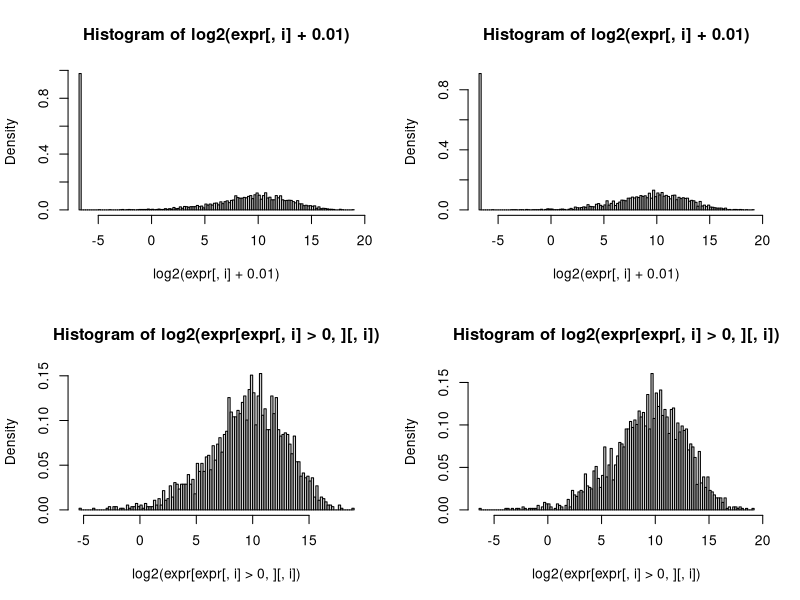
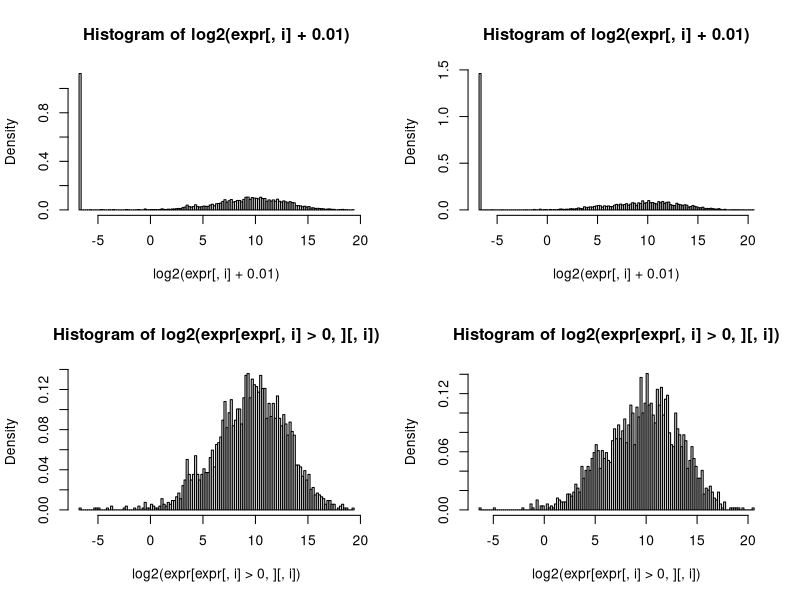
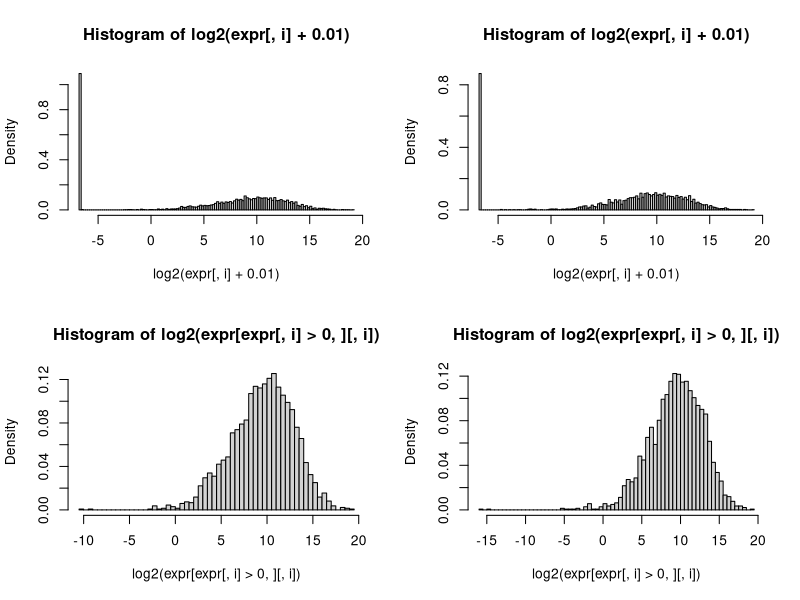
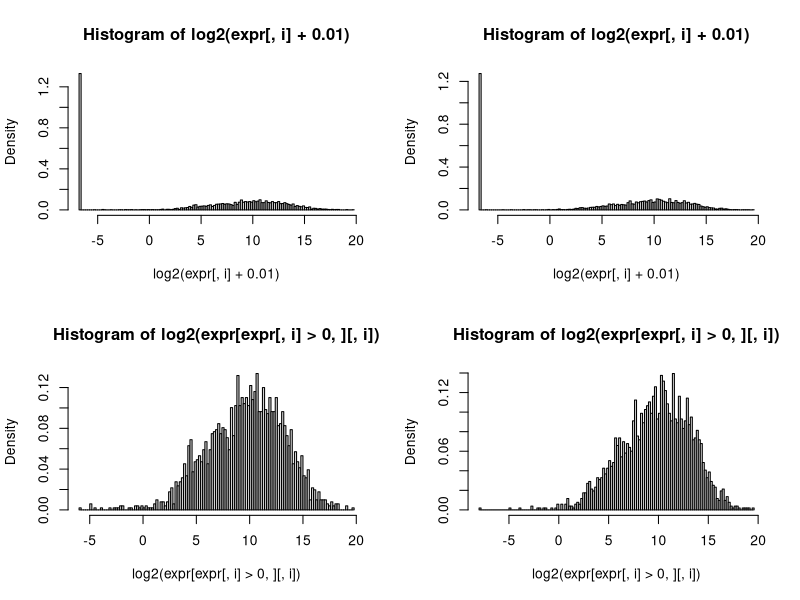
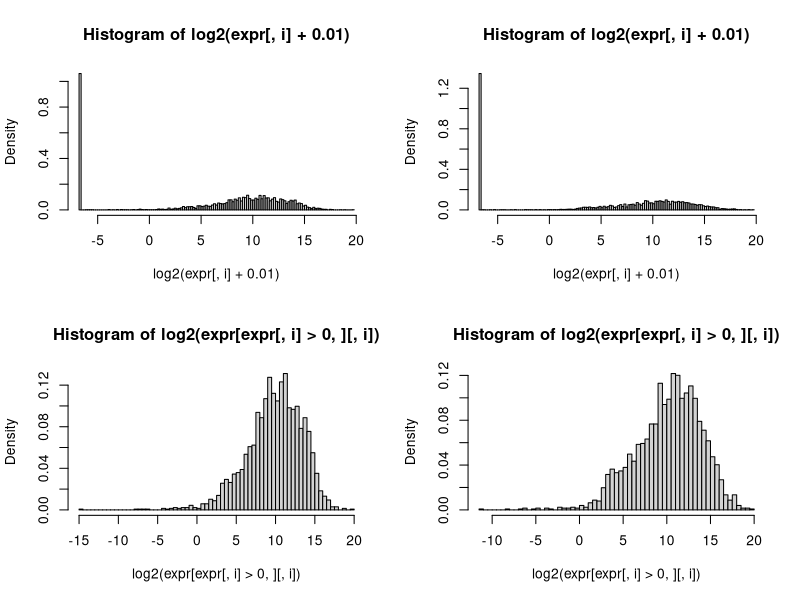
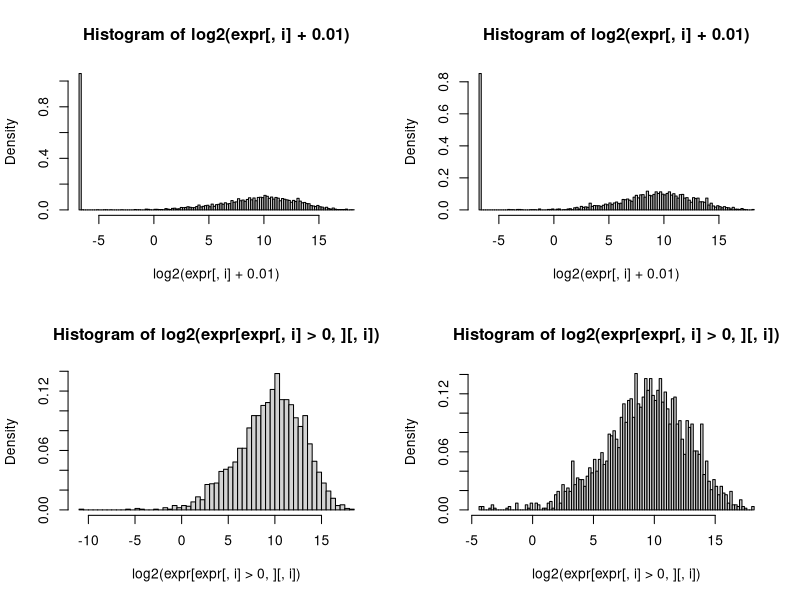
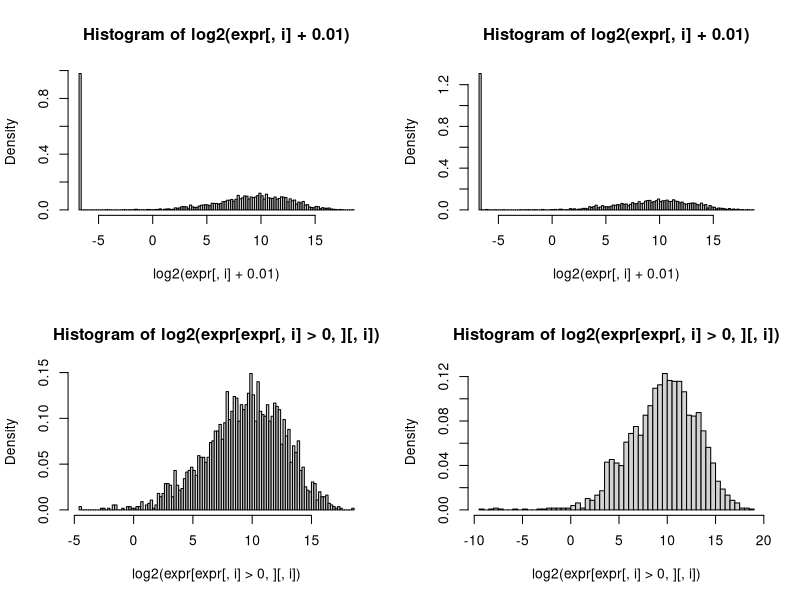
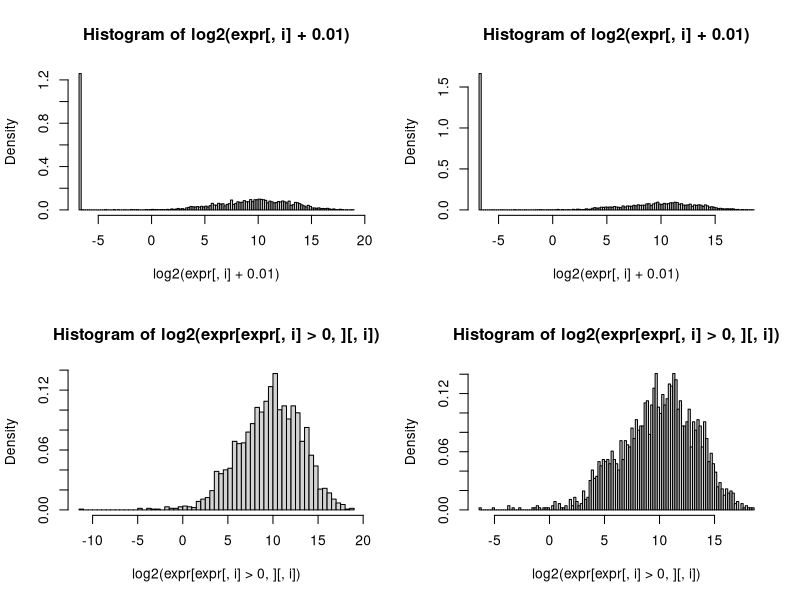

Write R code to recreate these figures, in order.
## ---- chunk 1
library(lattice)
library(ggfortify)
library(gridExtra)
library(VennDiagram)
## ---- chunk 2
cutoff_perc <- function(x, perc = 25){
  sort_x <- sort(x)
  v <- sort_x[round(length(x)*perc*0.01 )]
  return (as.numeric(v))
}


cal_metric <- function(x, cutoff){
#Input: a list of expression value with 4 or 8 control and 8 adenocarcinoma  
#Output: modified fold change of cancer versus control  
#metric= ((Trimmed Fold change)*CancerProportion)/(ControlProportion+0.01)

    
  if (length(x) == 12){
    n_control = 4
    n_cancer = 8
  }else{
    n_control = 8
    n_cancer = 8
  }
  
  if (mean(as.numeric(x[(n_control+1):(n_control + n_cancer)])) != 0 & mean(as.numeric(x[1:n_control])) != 0 ){
    fc <- mean(as.numeric(x[(n_control+1):(n_control + n_cancer)])) /mean(as.numeric(x[1:n_control]))
  }else{
    fc <- mean(as.numeric(x[(n_control+1):(n_control + n_cancer)])+0.01) /mean(as.numeric(x[1:n_control])+0.01)
  }
  
  ControlProp<- as.numeric(table(as.numeric(x[1:n_control])> cutoff[1:n_control])['TRUE'])/n_control
  
  CancerProp <- as.numeric(table(as.numeric(x[(n_control+1):(n_control + n_cancer)])> cutoff[(n_control+1):(n_control + n_cancer)])['TRUE'])/n_cancer
  
  if (is.na(ControlProp)){
    metric <- fc*CancerProp/0.0001
  }
  else{
    metric <- fc*CancerProp/ControlProp
  }
  
  #return(list(log2(lfc),metric,ControlProp,CancerProp ))
  return(metric)
}


cal_logfc <- function(x){
#Input: a list of expression value with 4 or 8 control and 8 adenocarcinoma  
#Output: log 2 fold change of adenocarcinoma versus control  
#logFC = log 2 (mean(cancer)/mean(control)), if mean(cancer) ==0 or mean(control) ==0, add 0.01 for both
  if (length(x) == 12){
    n_control = 4
    n_cancer = 8
  }
  else{
    n_control = 8
    n_cancer = 8
  }
  
  if (mean(as.numeric(x[(n_control+1):(n_control + n_cancer)])) != 0 & mean(as.numeric(x[1:n_control])) != 0 ){
    lfc <- log2(mean(as.numeric(x[(n_control+1):(n_control + n_cancer)])) /mean(as.numeric(x[1:n_control])))
  }
  else {
    lfc <- log2(mean(as.numeric(x[(n_control+1):(n_control + n_cancer)])+0.01) /mean(as.numeric(x[1:n_control])+0.01))
  }
  return(lfc)
}

## ---- chunk 3
table_ouput<- function(val_contrast,mydata,cof){
    if (dim(val_contrast)[1] == 12){
    n_control = 4
    n_cancer = 8
  }
  else{
    n_control = 8
    n_cancer = 8
  }
  # filtering protein expressed in <2 samples
  keep <- colSums(val_contrast>0) >= 2
  colnames(val_contrast) <- mydata$Accession
  val_contrast <-val_contrast[,keep]
  dim(val_contrast)
  
  
  
  lfcs <- apply(val_contrast,2, cal_logfc )
  metrics <- apply(val_contrast,2, cal_metric, cutoff=cof )

  group<- factor(c(rep("DH",n_control),rep("ADK",n_cancer)))
  
  #Log transformation: log2(value + 0.01)
  logVal<-log2(val_contrast +0.01)
  colnames(logVal) <- colnames(val_contrast)

  Pvalue_anova<-c()
  Pvalue_ks <- c()
  for(i in 1:(ncol(logVal))){
    y <- aov(as.numeric(logVal[,i]) ~ group)
    Pvalue_anova[i]<-summary(y)[[1]][,5][1]
    ks <- kruskal.test(as.numeric(logVal[,i]) ~ group)
    Pvalue_ks[i] <- ks$p.value
  }

  data.exp <- t(val_contrast)
  acc <- mydata$Accession[keep]
  desc <- mydata$Description[keep]


  foo <- data.frame(do.call('rbind', strsplit(as.character(desc),'GN=|PE=')))

  Gene <- foo$X2


  data.exp <- cbind(data.exp, lfcs, metrics, Pvalue_anova, Pvalue_ks, Gene , desc)
  return(as.data.frame(data.exp))
  
}
## ---- chunk 4
setwd("/Users/panzhang/Desktop/GGD_work/CRC/CRC_paper/proteomics_adenomas3")
mydata <- read.delim("CRC_proteomics_adenomas3.txt")
dim(mydata)
## ---- chunk 5
group_all <- factor(c(rep("DH",4),rep("DI",4),rep("ADK_T1",4 ),rep("ADK_T2",4 )))
expr <- mydata[apply(mydata[,12:27], 1, var, na.rm = T) != 0, ]
rownames(expr) <- expr$Accession
expr <- expr[,12:27]
dim(expr)
nortest <- c()
nortest_log <- c()

nortest_r0 <- c()
nortest_log_r0 <- c()

#Log transformation: log2(value + 0.01)
expressed <- c()
par(mfcol=c(2,2))
for (i in 1:16){
  nortest_log<- append(nortest_log,   shapiro.test(log2(expr[,i]+0.01))$p.value)
  nortest<- append(nortest, shapiro.test(expr[,i])$p.value)
  hist(log2(expr[,i]+0.01), breaks = 100, freq=FALSE)
  
  #remove 0s
  nortest_log_r0<- append(nortest_log_r0,   shapiro.test(log2(expr[expr[,i]>0,][,i]))$p.value)
  nortest_r0<- append(nortest_r0, shapiro.test(expr[expr[,i]>0,][,i])$p.value)
  
  hist(log2(expr[expr[,i]>0,][,i]), breaks = 100, freq=FALSE)
  #lines(density(log2(expr[,i]+0.01)),col="blue")
  expressed <- append(expressed, as.numeric(table(expr[,i] >0)["TRUE"])/length(expr[,i]))
  
}
colnames(expr)
nortest_log
nortest

nortest_log_r0
nortest_r0
expressed
par(mfcol=c(1,1))

barplot(expressed, col = "light blue", names.arg = colnames(expr))
## ---- chunk 6
expr.pca <- t(expr)
dim(expr.pca)

#PCA is based on original abundance after removing protein doesn't express across all samples
expr.pca <- expr.pca[, apply(expr.pca, 2, var, na.rm = T) != 0]
dim(expr.pca)
expr.pca <- prcomp(expr.pca, center = T, scale. = T)

expr_plot<-as.data.frame(t(expr))
expr_plot["group_all"] <- group_all
dim(expr_plot)
par(mfcol=c(2,2))
plot1 <- autoplot(expr.pca, data = expr_plot,colour = "group_all")
plot2 <- autoplot(expr.pca, data = expr_plot,colour = "group_all", label.size = 3, label = TRUE, )
#grid.arrange(plot1, plot2, nrow=2, ncol=1, heights=c(2,2))
plot1
plot2
## ---- chunk 7
DI<- as.data.frame(t(cbind(mydata[,16:19], mydata[,20:27])))
cof_DI <- apply(DI, 1, cutoff_perc)
cof_DI
ADK_VS_DI <- table_ouput(DI, mydata, cof_DI)

colnames(ADK_VS_DI)[13:18] <-c("log2FC (ADK vs DI)", "Metric", "Pvalue anova", "Pvalue Kruskal", "Genes","Description" )
dim(ADK_VS_DI)

#write.table(ADK_VS_DI, "CRC_proteomics_adenomas3_ADK_VS_DI.txt", quote = F, sep = "\t")
## ---- chunk 8
DH <- as.data.frame(t(cbind(mydata[,12:15], mydata[,20:27])))
cof_DH <- apply(DH, 1, cutoff_perc)
cof_DH
ADK_VS_DH <- table_ouput(DH, mydata,cof_DH)

colnames(ADK_VS_DH)[13:18] <-c("log2FC (ADK vs DH)", "Metric", "Pvalue anova","Pvalue Kruskal", "Genes","Description" )
dim(ADK_VS_DH)

#write.table(ADK_VS_DH, "CRC_proteomics_adenomas3_ADK_VS_DH.txt", quote = F, sep = "\t")
## ---- chunk 9
DHDI<- as.data.frame(t(cbind(mydata[,12:19], mydata[,20:27])))
cof_DHDI <- apply(DHDI, 1, cutoff_perc)
cof_DHDI
ADK_VS_DHDI <- table_ouput(DHDI, mydata,cof_DHDI)
colnames(ADK_VS_DHDI)[17:22] <-c("log2FC (ADK vs DH&DI )", "Metric", "Pvalue anova","Pvalue Kruskal", "Genes", "Description" )
dim(ADK_VS_DHDI)

#write.table(ADK_VS_DHDI, "CRC_proteomics_adenomas3_ADK_VS_DH&DI.txt", quote = F, sep = "\t")

## ---- chunk 10
#gene_DHDI <- ADK_VS_DHDI[which(ADK_VS_DHDI$`Pvalue anova`<0.05), ]$Genes
#gene_DH <- ADK_VS_DH[which(ADK_VS_DH$`Pvalue anova`<0.05), ]$Genes
#gene_DI <- ADK_VS_DH[which(ADK_VS_DI$`Pvalue anova`<0.05), ]$Genes

gene_DHDI <- ADK_VS_DHDI[which(ADK_VS_DHDI$`Pvalue anova`<0.05 & as.numeric(ADK_VS_DHDI$Metric) >1), ]$Genes
gene_DH <- ADK_VS_DH[which(ADK_VS_DH$`Pvalue anova`<0.05 & as.numeric(ADK_VS_DH$Metric) >1), ]$Genes
gene_DI <- ADK_VS_DI[which(ADK_VS_DI$`Pvalue anova`<0.05 & as.numeric(ADK_VS_DI$Metric) >1), ]$Genes

diag <- venn.diagram(x = list(
  A = gene_DHDI,
  B = gene_DI,
  C = gene_DH
  ), NULL, col = "transparent",
  fill = c("cornflowerblue", "darkorchid1", "yellow"),
  alpha = 0.50,
  cex = 1,
  fontfamily = "serif",
  fontface = "bold",
  category.names = c("" , "" , ""),
  cat.col = c("darkblue", "darkgreen", "orange"),
  cat.cex = 1.5,
  cat.pos = 0,
  cat.dist = 0.07,
  cat.fontfamily = "serif",
#rotation.degree = 270,
  margin = 0.2,
 )

cols <- c("cornflowerblue", "darkorchid1", "yellow")
lg <- legendGrob(labels=c("ADK vs DH&DI" , "ADK vs DI" , "ADK vs DH"  ), pch=rep(19,length(c("A","B"))),
                 gp=gpar(col=cols, fill="gray"),
                 byrow=TRUE)

g <- gTree(children = gList(diag))
gridExtra::grid.arrange(g, lg, ncol = 2, widths = c(4,1))

## ---- chunk 11
gene_DHDI <- ADK_VS_DHDI[which(ADK_VS_DHDI$`Pvalue Kruskal`<0.05 & as.numeric(ADK_VS_DHDI$Metric) >1), ]$Genes
gene_DH <- ADK_VS_DH[which(ADK_VS_DH$`Pvalue Kruskal`<0.05 & as.numeric(ADK_VS_DH$Metric) >1), ]$Genes
gene_DI <- ADK_VS_DI[which(ADK_VS_DI$`Pvalue Kruskal`<0.05 & as.numeric(ADK_VS_DI$Metric) >1), ]$Genes

diag <- venn.diagram(x = list(
  A = gene_DHDI,
  B = gene_DI,
  C = gene_DH
  ), NULL, col = "transparent",
  fill = c("cornflowerblue", "darkorchid1", "yellow"),
  alpha = 0.50,
  cex = 1,
  fontfamily = "serif",
  fontface = "bold",
  category.names = c("" , "" , ""),
  cat.col = c("darkblue", "darkgreen", "orange"),
  cat.cex = 1.5,
  cat.pos = 0,
  cat.dist = 0.07,
  cat.fontfamily = "serif",
#rotation.degree = 270,
  margin = 0.2,
 )

cols <- c("cornflowerblue", "darkorchid1", "yellow")
lg <- legendGrob(labels=c("ADK vs DH&DI" , "ADK vs DI" , "ADK vs DH" ), pch=rep(19,length(c("A","B"))),
                 gp=gpar(col=cols, fill="gray"),
                 byrow=TRUE)

g <- gTree(children = gList(diag))
gridExtra::grid.arrange(g, lg, ncol = 2, widths = c(4,1))
